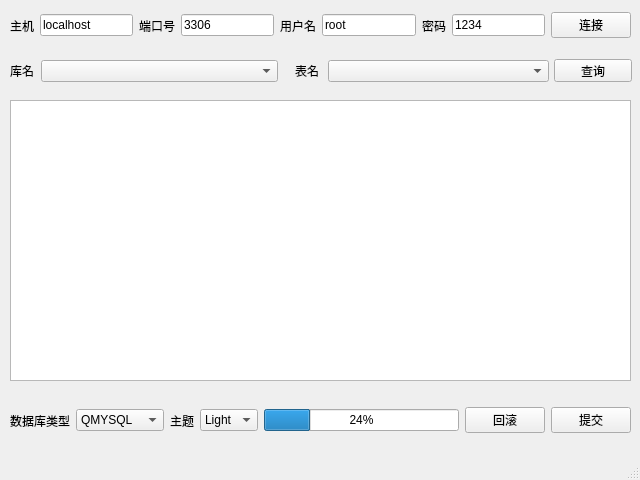
<?xml version="1.0" encoding="UTF-8"?>
<ui version="4.0">
 <class>MainWindow</class>
 <widget class="QMainWindow" name="MainWindow">
  <property name="geometry">
   <rect>
    <x>0</x>
    <y>0</y>
    <width>640</width>
    <height>480</height>
   </rect>
  </property>
  <property name="windowTitle">
   <string>MainWindow</string>
  </property>
  <widget class="QWidget" name="centralwidget">
   <widget class="QWidget" name="horizontalLayoutWidget">
    <property name="geometry">
     <rect>
      <x>10</x>
      <y>0</y>
      <width>621</width>
      <height>51</height>
     </rect>
    </property>
    <layout class="QHBoxLayout" name="horizontalLayout">
     <item>
      <widget class="QLabel" name="label_2">
       <property name="text">
        <string>主机</string>
       </property>
      </widget>
     </item>
     <item>
      <widget class="QLineEdit" name="host">
       <property name="text">
        <string>localhost</string>
       </property>
      </widget>
     </item>
     <item>
      <widget class="QLabel" name="label_6">
       <property name="text">
        <string>端口号</string>
       </property>
      </widget>
     </item>
     <item>
      <widget class="QLineEdit" name="port">
       <property name="text">
        <string>3306</string>
       </property>
      </widget>
     </item>
     <item>
      <widget class="QLabel" name="label_3">
       <property name="text">
        <string>用户名</string>
       </property>
      </widget>
     </item>
     <item>
      <widget class="QLineEdit" name="username">
       <property name="text">
        <string>root</string>
       </property>
      </widget>
     </item>
     <item>
      <widget class="QLabel" name="label_4">
       <property name="text">
        <string>密码</string>
       </property>
      </widget>
     </item>
     <item>
      <widget class="QLineEdit" name="pwd">
       <property name="text">
        <string>1234</string>
       </property>
      </widget>
     </item>
     <item>
      <widget class="QPushButton" name="connbut">
       <property name="text">
        <string>连接</string>
       </property>
      </widget>
     </item>
    </layout>
   </widget>
   <widget class="QTableView" name="tableView">
    <property name="geometry">
     <rect>
      <x>10</x>
      <y>100</y>
      <width>621</width>
      <height>281</height>
     </rect>
    </property>
   </widget>
   <widget class="QWidget" name="horizontalLayoutWidget_3">
    <property name="geometry">
     <rect>
      <x>10</x>
      <y>390</y>
      <width>621</width>
      <height>61</height>
     </rect>
    </property>
    <layout class="QHBoxLayout" name="horizontalLayout_3">
     <item>
      <widget class="QLabel" name="label">
       <property name="text">
        <string>数据库类型</string>
       </property>
      </widget>
     </item>
     <item>
      <widget class="QComboBox" name="databasetype">
       <item>
        <property name="text">
         <string>QMYSQL</string>
        </property>
       </item>
       <item>
        <property name="text">
         <string>QSQLLITE</string>
        </property>
       </item>
      </widget>
     </item>
     <item>
      <widget class="QLabel" name="label_8">
       <property name="text">
        <string>主题</string>
       </property>
      </widget>
     </item>
     <item>
      <widget class="QComboBox" name="themeComboBox">
       <item>
        <property name="text">
         <string>Light</string>
        </property>
       </item>
       <item>
        <property name="text">
         <string>Dark</string>
        </property>
       </item>
      </widget>
     </item>
     <item>
      <widget class="QProgressBar" name="progressBar">
       <property name="value">
        <number>24</number>
       </property>
      </widget>
     </item>
     <item>
      <widget class="QPushButton" name="roolbackbut">
       <property name="text">
        <string>回滚</string>
       </property>
      </widget>
     </item>
     <item>
      <widget class="QPushButton" name="commitbut">
       <property name="text">
        <string>提交</string>
       </property>
      </widget>
     </item>
    </layout>
   </widget>
   <widget class="QLabel" name="label_5">
    <property name="geometry">
     <rect>
      <x>10</x>
      <y>50</y>
      <width>91</width>
      <height>41</height>
     </rect>
    </property>
    <property name="text">
     <string>库名</string>
    </property>
   </widget>
   <widget class="QLabel" name="label_7">
    <property name="geometry">
     <rect>
      <x>295</x>
      <y>60</y>
      <width>52</width>
      <height>21</height>
     </rect>
    </property>
    <property name="text">
     <string>表名</string>
    </property>
   </widget>
   <widget class="QComboBox" name="database">
    <property name="geometry">
     <rect>
      <x>41</x>
      <y>60</y>
      <width>237</width>
      <height>22</height>
     </rect>
    </property>
   </widget>
   <widget class="QComboBox" name="tablename">
    <property name="geometry">
     <rect>
      <x>328</x>
      <y>60</y>
      <width>221</width>
      <height>22</height>
     </rect>
    </property>
   </widget>
   <widget class="QPushButton" name="querybut">
    <property name="geometry">
     <rect>
      <x>554</x>
      <y>59</y>
      <width>78</width>
      <height>23</height>
     </rect>
    </property>
    <property name="text">
     <string>查询</string>
    </property>
   </widget>
  </widget>
  <widget class="QStatusBar" name="statusbar"/>
 </widget>
 <resources/>
 <connections/>
</ui>
